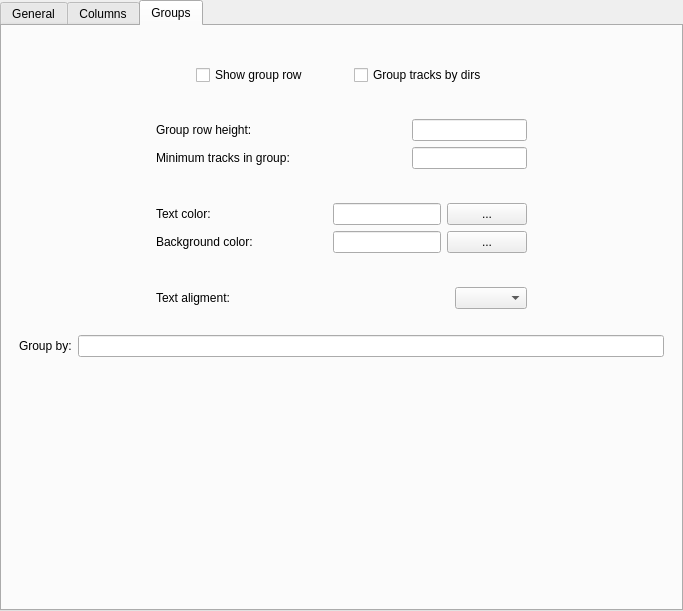
<?xml version="1.0" encoding="UTF-8"?>
<ui version="4.0">
 <class>SimplePlaylistPrefsWidget</class>
 <widget class="QTabWidget" name="SimplePlaylistPrefsWidget">
  <property name="geometry">
   <rect>
    <x>0</x>
    <y>0</y>
    <width>683</width>
    <height>611</height>
   </rect>
  </property>
  <property name="windowTitle">
   <string>Playlist preferences</string>
  </property>
  <property name="currentIndex">
   <number>2</number>
  </property>
  <widget class="QWidget" name="tabGeneral">
   <attribute name="title">
    <string>General</string>
   </attribute>
   <layout class="QGridLayout" name="gridLayout_2">
    <item row="0" column="0" colspan="2">
     <layout class="QHBoxLayout" name="horizontalLayout">
      <item>
       <spacer name="horizontalSpacer">
        <property name="orientation">
         <enum>Qt::Horizontal</enum>
        </property>
        <property name="sizeHint" stdset="0">
         <size>
          <width>40</width>
          <height>20</height>
         </size>
        </property>
       </spacer>
      </item>
      <item>
       <widget class="QCheckBox" name="showHeaderBox">
        <property name="text">
         <string>Show header</string>
        </property>
       </widget>
      </item>
      <item>
       <spacer name="horizontalSpacer_2">
        <property name="orientation">
         <enum>Qt::Horizontal</enum>
        </property>
        <property name="sizeHint" stdset="0">
         <size>
          <width>40</width>
          <height>20</height>
         </size>
        </property>
       </spacer>
      </item>
      <item>
       <widget class="QCheckBox" name="alternateColorsBox">
        <property name="text">
         <string>Alternate colors</string>
        </property>
       </widget>
      </item>
      <item>
       <spacer name="horizontalSpacer_3">
        <property name="orientation">
         <enum>Qt::Horizontal</enum>
        </property>
        <property name="sizeHint" stdset="0">
         <size>
          <width>40</width>
          <height>20</height>
         </size>
        </property>
       </spacer>
      </item>
     </layout>
    </item>
    <item row="1" column="0">
     <spacer name="verticalSpacer">
      <property name="orientation">
       <enum>Qt::Vertical</enum>
      </property>
      <property name="sizeHint" stdset="0">
       <size>
        <width>20</width>
        <height>30</height>
       </size>
      </property>
     </spacer>
    </item>
    <item row="2" column="0" colspan="2">
     <widget class="QGroupBox" name="artGroupBox">
      <property name="title">
       <string>Art search</string>
      </property>
      <layout class="QGridLayout" name="gridLayout">
       <item row="0" column="0">
        <layout class="QVBoxLayout" name="verticalLayout_18">
         <item>
          <layout class="QVBoxLayout" name="verticalLayout_2">
           <item>
            <layout class="QHBoxLayout" name="horizontalLayout_3">
             <item>
              <spacer name="horizontalSpacer_6">
               <property name="orientation">
                <enum>Qt::Horizontal</enum>
               </property>
               <property name="sizeType">
                <enum>QSizePolicy::Maximum</enum>
               </property>
               <property name="sizeHint" stdset="0">
                <size>
                 <width>12</width>
                 <height>20</height>
                </size>
               </property>
              </spacer>
             </item>
             <item>
              <widget class="QLabel" name="lblArtFolders">
               <property name="text">
                <string>Folders</string>
               </property>
              </widget>
             </item>
            </layout>
           </item>
           <item>
            <widget class="QListWidget" name="artFoldersList"/>
           </item>
          </layout>
         </item>
         <item>
          <layout class="QHBoxLayout" name="horizontalLayout_18">
           <item>
            <spacer name="horizontalSpacer_22">
             <property name="orientation">
              <enum>Qt::Horizontal</enum>
             </property>
             <property name="sizeType">
              <enum>QSizePolicy::Maximum</enum>
             </property>
             <property name="sizeHint" stdset="0">
              <size>
               <width>13</width>
               <height>20</height>
              </size>
             </property>
            </spacer>
           </item>
           <item>
            <widget class="QCheckBox" name="plArtSaveBox">
             <property name="text">
              <string>Save playlist art</string>
             </property>
            </widget>
           </item>
          </layout>
         </item>
        </layout>
       </item>
       <item row="0" column="1">
        <spacer name="horizontalSpacer_5">
         <property name="orientation">
          <enum>Qt::Horizontal</enum>
         </property>
         <property name="sizeType">
          <enum>QSizePolicy::Maximum</enum>
         </property>
         <property name="sizeHint" stdset="0">
          <size>
           <width>40</width>
           <height>20</height>
          </size>
         </property>
        </spacer>
       </item>
       <item row="0" column="2">
        <layout class="QVBoxLayout" name="verticalLayout_17">
         <item>
          <layout class="QVBoxLayout" name="verticalLayout_3">
           <item>
            <layout class="QHBoxLayout" name="horizontalLayout_4">
             <item>
              <spacer name="horizontalSpacer_7">
               <property name="orientation">
                <enum>Qt::Horizontal</enum>
               </property>
               <property name="sizeType">
                <enum>QSizePolicy::Maximum</enum>
               </property>
               <property name="sizeHint" stdset="0">
                <size>
                 <width>12</width>
                 <height>20</height>
                </size>
               </property>
              </spacer>
             </item>
             <item>
              <widget class="QLabel" name="lblArtFiles">
               <property name="text">
                <string>Files</string>
               </property>
              </widget>
             </item>
            </layout>
           </item>
           <item>
            <widget class="QListWidget" name="artFilesList"/>
           </item>
          </layout>
         </item>
         <item>
          <layout class="QHBoxLayout" name="horizontalLayout_17">
           <item>
            <widget class="QLabel" name="lblPlArtSave">
             <property name="text">
              <string>Filename:</string>
             </property>
            </widget>
           </item>
           <item>
            <widget class="QLineEdit" name="plArtSaveEdit"/>
           </item>
          </layout>
         </item>
        </layout>
       </item>
      </layout>
     </widget>
    </item>
    <item row="3" column="1">
     <spacer name="verticalSpacer_2">
      <property name="orientation">
       <enum>Qt::Vertical</enum>
      </property>
      <property name="sizeHint" stdset="0">
       <size>
        <width>20</width>
        <height>31</height>
       </size>
      </property>
     </spacer>
    </item>
    <item row="4" column="0" colspan="2">
     <layout class="QVBoxLayout" name="verticalLayout">
      <item>
       <layout class="QHBoxLayout" name="horizontalLayout_5">
        <item>
         <spacer name="horizontalSpacer_8">
          <property name="orientation">
           <enum>Qt::Horizontal</enum>
          </property>
          <property name="sizeType">
           <enum>QSizePolicy::Maximum</enum>
          </property>
          <property name="sizeHint" stdset="0">
           <size>
            <width>12</width>
            <height>20</height>
           </size>
          </property>
         </spacer>
        </item>
        <item>
         <widget class="QLabel" name="styleLabel">
          <property name="text">
           <string>Stylesheet</string>
          </property>
         </widget>
        </item>
       </layout>
      </item>
      <item>
       <widget class="QPlainTextEdit" name="styleEdit"/>
      </item>
     </layout>
    </item>
   </layout>
  </widget>
  <widget class="QWidget" name="tabColumns">
   <attribute name="title">
    <string>Columns</string>
   </attribute>
   <layout class="QGridLayout" name="gridLayout_4">
    <item row="0" column="0" rowspan="3">
     <widget class="QListWidget" name="colList">
      <property name="sizePolicy">
       <sizepolicy hsizetype="Minimum" vsizetype="Expanding">
        <horstretch>0</horstretch>
        <verstretch>0</verstretch>
       </sizepolicy>
      </property>
      <property name="maximumSize">
       <size>
        <width>150</width>
        <height>16777215</height>
       </size>
      </property>
     </widget>
    </item>
    <item row="0" column="2">
     <spacer name="verticalSpacer_6">
      <property name="orientation">
       <enum>Qt::Vertical</enum>
      </property>
      <property name="sizeHint" stdset="0">
       <size>
        <width>20</width>
        <height>81</height>
       </size>
      </property>
     </spacer>
    </item>
    <item row="1" column="1" colspan="2">
     <widget class="QGroupBox" name="colPropertiesGroup">
      <property name="title">
       <string>Properties</string>
      </property>
      <layout class="QGridLayout" name="gridLayout_3">
       <item row="0" column="0">
        <layout class="QVBoxLayout" name="verticalLayout_9">
         <item>
          <layout class="QVBoxLayout" name="verticalLayout_4">
           <item>
            <widget class="QLabel" name="lblColWidth">
             <property name="text">
              <string>Width</string>
             </property>
            </widget>
           </item>
           <item>
            <widget class="QLineEdit" name="colWidth"/>
           </item>
          </layout>
         </item>
         <item>
          <spacer name="verticalSpacer_4">
           <property name="orientation">
            <enum>Qt::Vertical</enum>
           </property>
           <property name="sizeHint" stdset="0">
            <size>
             <width>20</width>
             <height>18</height>
            </size>
           </property>
          </spacer>
         </item>
         <item>
          <layout class="QVBoxLayout" name="verticalLayout_6">
           <item>
            <widget class="QLabel" name="lblColAlign">
             <property name="text">
              <string>Text aligment</string>
             </property>
            </widget>
           </item>
           <item>
            <widget class="QComboBox" name="colAlignBox"/>
           </item>
          </layout>
         </item>
        </layout>
       </item>
       <item row="0" column="1">
        <spacer name="horizontalSpacer_4">
         <property name="orientation">
          <enum>Qt::Horizontal</enum>
         </property>
         <property name="sizeType">
          <enum>QSizePolicy::Fixed</enum>
         </property>
         <property name="sizeHint" stdset="0">
          <size>
           <width>20</width>
           <height>20</height>
          </size>
         </property>
        </spacer>
       </item>
       <item row="0" column="2">
        <layout class="QVBoxLayout" name="verticalLayout_8">
         <item>
          <layout class="QVBoxLayout" name="verticalLayout_5">
           <item>
            <widget class="QLabel" name="lblColHeight">
             <property name="text">
              <string>Height</string>
             </property>
            </widget>
           </item>
           <item>
            <widget class="QLineEdit" name="colHeight"/>
           </item>
          </layout>
         </item>
         <item>
          <spacer name="verticalSpacer_3">
           <property name="orientation">
            <enum>Qt::Vertical</enum>
           </property>
           <property name="sizeHint" stdset="0">
            <size>
             <width>20</width>
             <height>17</height>
            </size>
           </property>
          </spacer>
         </item>
         <item>
          <layout class="QVBoxLayout" name="verticalLayout_7">
           <item>
            <widget class="QLabel" name="lblColColor">
             <property name="text">
              <string>Text color</string>
             </property>
            </widget>
           </item>
           <item>
            <layout class="QHBoxLayout" name="horizontalLayout_2">
             <item>
              <widget class="QLineEdit" name="colColorEdit"/>
             </item>
             <item>
              <widget class="QPushButton" name="colColorButton">
               <property name="text">
                <string>...</string>
               </property>
              </widget>
             </item>
            </layout>
           </item>
          </layout>
         </item>
        </layout>
       </item>
      </layout>
     </widget>
    </item>
    <item row="2" column="2">
     <spacer name="verticalSpacer_7">
      <property name="orientation">
       <enum>Qt::Vertical</enum>
      </property>
      <property name="sizeHint" stdset="0">
       <size>
        <width>20</width>
        <height>80</height>
       </size>
      </property>
     </spacer>
    </item>
    <item row="3" column="0" colspan="3">
     <layout class="QHBoxLayout" name="horizontalLayout_6">
      <item>
       <spacer name="horizontalSpacer_9">
        <property name="orientation">
         <enum>Qt::Horizontal</enum>
        </property>
        <property name="sizeType">
         <enum>QSizePolicy::Maximum</enum>
        </property>
        <property name="sizeHint" stdset="0">
         <size>
          <width>8</width>
          <height>20</height>
         </size>
        </property>
       </spacer>
      </item>
      <item>
       <widget class="QLabel" name="lblColText">
        <property name="text">
         <string>Text:</string>
        </property>
       </widget>
      </item>
      <item>
       <widget class="QLineEdit" name="colTextEdit"/>
      </item>
      <item>
       <spacer name="horizontalSpacer_10">
        <property name="orientation">
         <enum>Qt::Horizontal</enum>
        </property>
        <property name="sizeType">
         <enum>QSizePolicy::Maximum</enum>
        </property>
        <property name="sizeHint" stdset="0">
         <size>
          <width>8</width>
          <height>20</height>
         </size>
        </property>
       </spacer>
      </item>
     </layout>
    </item>
    <item row="4" column="1">
     <spacer name="verticalSpacer_5">
      <property name="orientation">
       <enum>Qt::Vertical</enum>
      </property>
      <property name="sizeHint" stdset="0">
       <size>
        <width>20</width>
        <height>118</height>
       </size>
      </property>
     </spacer>
    </item>
   </layout>
  </widget>
  <widget class="QWidget" name="tabGroups">
   <attribute name="title">
    <string>Groups</string>
   </attribute>
   <layout class="QGridLayout" name="gridLayout_5">
    <item row="0" column="2">
     <spacer name="verticalSpacer_13">
      <property name="orientation">
       <enum>Qt::Vertical</enum>
      </property>
      <property name="sizeType">
       <enum>QSizePolicy::Maximum</enum>
      </property>
      <property name="sizeHint" stdset="0">
       <size>
        <width>20</width>
        <height>30</height>
       </size>
      </property>
     </spacer>
    </item>
    <item row="1" column="0">
     <spacer name="horizontalSpacer_20">
      <property name="orientation">
       <enum>Qt::Horizontal</enum>
      </property>
      <property name="sizeType">
       <enum>QSizePolicy::Expanding</enum>
      </property>
      <property name="sizeHint" stdset="0">
       <size>
        <width>106</width>
        <height>20</height>
       </size>
      </property>
     </spacer>
    </item>
    <item row="1" column="1" colspan="2">
     <layout class="QVBoxLayout" name="verticalLayout_16">
      <item>
       <layout class="QHBoxLayout" name="horizontalLayout_10">
        <item>
         <spacer name="horizontalSpacer_12">
          <property name="orientation">
           <enum>Qt::Horizontal</enum>
          </property>
          <property name="sizeHint" stdset="0">
           <size>
            <width>40</width>
            <height>20</height>
           </size>
          </property>
         </spacer>
        </item>
        <item>
         <widget class="QCheckBox" name="grpShowHeaderBox">
          <property name="text">
           <string>Show group row</string>
          </property>
         </widget>
        </item>
        <item>
         <spacer name="horizontalSpacer_13">
          <property name="orientation">
           <enum>Qt::Horizontal</enum>
          </property>
          <property name="sizeHint" stdset="0">
           <size>
            <width>40</width>
            <height>20</height>
           </size>
          </property>
         </spacer>
        </item>
        <item>
         <widget class="QCheckBox" name="grpByDirs">
          <property name="text">
           <string>Group tracks by dirs</string>
          </property>
         </widget>
        </item>
        <item>
         <spacer name="horizontalSpacer_14">
          <property name="orientation">
           <enum>Qt::Horizontal</enum>
          </property>
          <property name="sizeHint" stdset="0">
           <size>
            <width>40</width>
            <height>20</height>
           </size>
          </property>
         </spacer>
        </item>
       </layout>
      </item>
      <item>
       <spacer name="verticalSpacer_8">
        <property name="orientation">
         <enum>Qt::Vertical</enum>
        </property>
        <property name="sizeHint" stdset="0">
         <size>
          <width>20</width>
          <height>17</height>
         </size>
        </property>
       </spacer>
      </item>
      <item>
       <layout class="QHBoxLayout" name="horizontalLayout_9">
        <item>
         <layout class="QVBoxLayout" name="verticalLayout_11">
          <item>
           <widget class="QLabel" name="lblGroupHeight">
            <property name="text">
             <string>Group row height:</string>
            </property>
           </widget>
          </item>
          <item>
           <widget class="QLabel" name="lblGroupDelay">
            <property name="text">
             <string>Minimum tracks in group:</string>
            </property>
           </widget>
          </item>
         </layout>
        </item>
        <item>
         <spacer name="horizontalSpacer_15">
          <property name="orientation">
           <enum>Qt::Horizontal</enum>
          </property>
          <property name="sizeHint" stdset="0">
           <size>
            <width>40</width>
            <height>20</height>
           </size>
          </property>
         </spacer>
        </item>
        <item>
         <layout class="QVBoxLayout" name="verticalLayout_10">
          <item>
           <widget class="QLineEdit" name="grpHeigthEdit"/>
          </item>
          <item>
           <widget class="QLineEdit" name="grpDelayEdit"/>
          </item>
         </layout>
        </item>
       </layout>
      </item>
      <item>
       <spacer name="verticalSpacer_10">
        <property name="orientation">
         <enum>Qt::Vertical</enum>
        </property>
        <property name="sizeHint" stdset="0">
         <size>
          <width>20</width>
          <height>13</height>
         </size>
        </property>
       </spacer>
      </item>
      <item>
       <layout class="QHBoxLayout" name="horizontalLayout_11">
        <item>
         <layout class="QVBoxLayout" name="verticalLayout_13">
          <item>
           <widget class="QLabel" name="lblGroupColorText">
            <property name="text">
             <string>Text color:</string>
            </property>
           </widget>
          </item>
          <item>
           <widget class="QLabel" name="lblGroupColorBackground">
            <property name="text">
             <string>Background color:</string>
            </property>
           </widget>
          </item>
         </layout>
        </item>
        <item>
         <spacer name="horizontalSpacer_17">
          <property name="orientation">
           <enum>Qt::Horizontal</enum>
          </property>
          <property name="sizeHint" stdset="0">
           <size>
            <width>40</width>
            <height>20</height>
           </size>
          </property>
         </spacer>
        </item>
        <item>
         <layout class="QVBoxLayout" name="verticalLayout_12">
          <item>
           <layout class="QHBoxLayout" name="horizontalLayout_7">
            <item>
             <widget class="QLineEdit" name="grpColorTextEdit"/>
            </item>
            <item>
             <widget class="QPushButton" name="grpColorTextButton">
              <property name="text">
               <string>...</string>
              </property>
             </widget>
            </item>
           </layout>
          </item>
          <item>
           <layout class="QHBoxLayout" name="horizontalLayout_8">
            <item>
             <widget class="QLineEdit" name="grpColorBackEdit"/>
            </item>
            <item>
             <widget class="QPushButton" name="grpColorBackButton">
              <property name="text">
               <string>...</string>
              </property>
             </widget>
            </item>
           </layout>
          </item>
         </layout>
        </item>
       </layout>
      </item>
      <item>
       <spacer name="verticalSpacer_12">
        <property name="orientation">
         <enum>Qt::Vertical</enum>
        </property>
        <property name="sizeHint" stdset="0">
         <size>
          <width>20</width>
          <height>13</height>
         </size>
        </property>
       </spacer>
      </item>
      <item>
       <layout class="QHBoxLayout" name="horizontalLayout_14">
        <item>
         <widget class="QLabel" name="lblGroupAligment">
          <property name="text">
           <string>Text aligment:</string>
          </property>
         </widget>
        </item>
        <item>
         <spacer name="horizontalSpacer_18">
          <property name="orientation">
           <enum>Qt::Horizontal</enum>
          </property>
          <property name="sizeHint" stdset="0">
           <size>
            <width>40</width>
            <height>20</height>
           </size>
          </property>
         </spacer>
        </item>
        <item>
         <widget class="QComboBox" name="grpAlignBox"/>
        </item>
       </layout>
      </item>
     </layout>
    </item>
    <item row="1" column="3">
     <spacer name="horizontalSpacer_21">
      <property name="orientation">
       <enum>Qt::Horizontal</enum>
      </property>
      <property name="sizeType">
       <enum>QSizePolicy::Expanding</enum>
      </property>
      <property name="sizeHint" stdset="0">
       <size>
        <width>106</width>
        <height>20</height>
       </size>
      </property>
     </spacer>
    </item>
    <item row="2" column="1">
     <spacer name="verticalSpacer_9">
      <property name="orientation">
       <enum>Qt::Vertical</enum>
      </property>
      <property name="sizeType">
       <enum>QSizePolicy::Maximum</enum>
      </property>
      <property name="sizeHint" stdset="0">
       <size>
        <width>20</width>
        <height>20</height>
       </size>
      </property>
     </spacer>
    </item>
    <item row="3" column="0" colspan="4">
     <layout class="QHBoxLayout" name="horizontalLayout_16">
      <item>
       <spacer name="horizontalSpacer_11">
        <property name="orientation">
         <enum>Qt::Horizontal</enum>
        </property>
        <property name="sizeType">
         <enum>QSizePolicy::Maximum</enum>
        </property>
        <property name="sizeHint" stdset="0">
         <size>
          <width>8</width>
          <height>20</height>
         </size>
        </property>
       </spacer>
      </item>
      <item>
       <widget class="QLabel" name="lblGroupText">
        <property name="text">
         <string>Group by:</string>
        </property>
       </widget>
      </item>
      <item>
       <widget class="QLineEdit" name="grpTextEdit"/>
      </item>
      <item>
       <spacer name="horizontalSpacer_16">
        <property name="orientation">
         <enum>Qt::Horizontal</enum>
        </property>
        <property name="sizeType">
         <enum>QSizePolicy::Maximum</enum>
        </property>
        <property name="sizeHint" stdset="0">
         <size>
          <width>8</width>
          <height>20</height>
         </size>
        </property>
       </spacer>
      </item>
     </layout>
    </item>
    <item row="4" column="2">
     <spacer name="verticalSpacer_11">
      <property name="orientation">
       <enum>Qt::Vertical</enum>
      </property>
      <property name="sizeHint" stdset="0">
       <size>
        <width>20</width>
        <height>137</height>
       </size>
      </property>
     </spacer>
    </item>
   </layout>
  </widget>
 </widget>
 <resources/>
 <connections/>
</ui>
